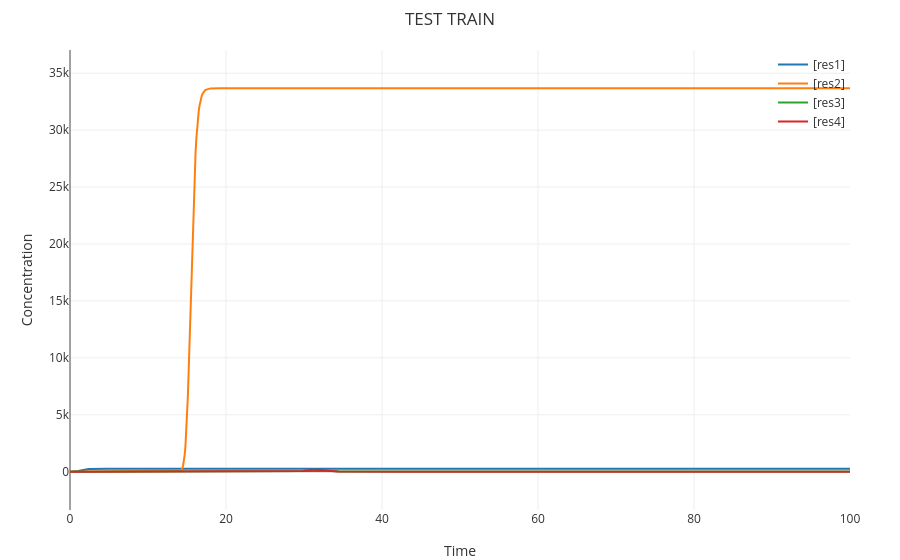

The notebook cell this image was saved under:
### Markdown cell above
# 开始测试

### Code cell
%reset
%debug on
%title "TEST TRAIN"
directive simulation { 
  final=100; 
  plots=[res1;res2;res3;res4];
}
directive simulator deterministic
directive parameters [ k = 0.003; u = 0.1 ]

directive rates [
  res1 = [R0]-[R1];
  res2 = [LOSS1P]-[LOSS1N];
  res3 = [NW0P]-[NW0N];
  res4 = [NW1P]-[NW1N];
]	

| 1 c1
| 1e-6 c2
| 1e-6 c3
| 1e-6 c4
| 1e-6 c5
| 1e-6 c6
| 1e-6 c7
| 1 c8

| 10 W0P
| 0 W0N
| 0 W1P
| 0 W1N

//-5 66.5
| 0 XP
| 5 XN
| 66.5 YP
| 0 YN
| 0 R0
| 0 R1
| 1 CB
%invoke FOUR_CLOCK(c1,c2,c3,c4,c5,c6,c7,c8,CB):(c1,c2,c3,c4,c5,c6,c7,c8,CB)
%invoke TEST_FUNC(W0P,W0N,W1P,W1N,XP,XN,c1):(R0,R1,CB)

| 0 LOSS1P
| 0 LOSS1N

%invoke LOSSC(R0,R1,YP,YN,c3):(LOSS1P,LOSS1N,c3)

| 0 NW0P
| 0 NW0N
%invoke WEIGHTC0(W0P,W0N,W1P,W1N,XP,XN,YP,YN,LOSS1P,LOSS1N,c5):(NW0P,NW0N,c5)

| 0 NW1P
| 0 NW1N
%invoke WEIGHTC1(W0P,W0N,W1P,W1N,XP,XN,YP,YN,LOSS1P,LOSS1N,c5):(NW1P,NW1N,c5)

### Figure 1 — Plotly figure (JSON) as saved in the notebook; plotly's stock layout.template omitted (floating-point values rounded to 4 significant figures; data arrays with more than 128 entries replaced by an {"elided": "..."} marker saying what was removed)
{"data": [{"line": {"width": 2}, "mode": "lines", "name": "[res1]", "x": {"elided": "1001 float values"}, "y": {"elided": "1001 float values"}}, {"line": {"width": 2}, "mode": "lines", "name": "[res2]", "x": {"elided": "1001 float values"}, "y": {"elided": "1001 float values"}}, {"line": {"width": 2}, "mode": "lines", "name": "[res3]", "x": {"elided": "1001 float values"}, "y": {"elided": "1001 float values"}}, {"line": {"width": 2}, "mode": "lines", "name": "[res4]", "x": {"elided": "1001 float values"}, "y": {"elided": "1001 float values"}}], "layout": {"font": {"color": "#333"}, "hovermode": "x unified", "legend": {"bgcolor": "rgba(0,0,0,0)", "x": 1, "xanchor": "right", "y": 1, "yanchor": "top"}, "margin": {"b": 50, "l": 70, "r": 50, "t": 50}, "paper_bgcolor": "rgba(0,0,0,0)", "plot_bgcolor": "rgba(0,0,0,0)", "title": "TEST TRAIN", "xaxis": {"range": [0, 100], "showgrid": true, "title": "Time"}, "yaxis": {"range": [-3367.0, 37040.0], "showgrid": true, "title": "Concentration"}}}
